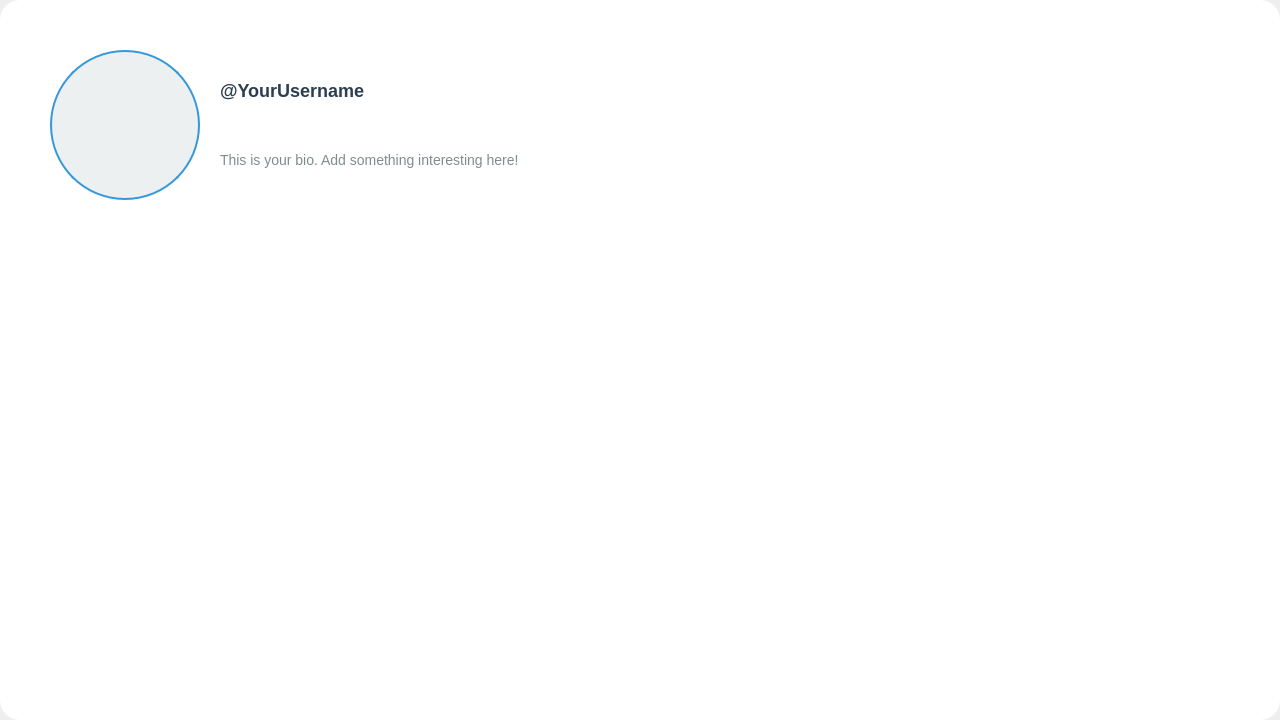
<?xml version="1.0" encoding="UTF-8"?>
<ui version="4.0">
 <class>MainWindow</class>
 <widget class="QMainWindow" name="MainWindow">
  <property name="geometry">
   <rect>
    <x>0</x>
    <y>0</y>
    <width>1280</width>
    <height>720</height>
   </rect>
  </property>
  <property name="windowTitle">
   <string>Profile</string>
  </property>
  <widget class="QWidget" name="centralwidget" native="true">
   <property name="styleSheet">
    <string notr="true">
    /* 设置背景和圆角边框 */
    background-color: white;
    border-radius: 20px;
    </string>
   </property>
   <widget class="QLabel" name="avatar">
    <property name="geometry">
     <rect>
      <x>50</x>
      <y>50</y>
      <width>150</width>
      <height>150</height>
     </rect>
    </property>
    <property name="styleSheet">
     <string notr="true">
     /* 圆形头像 */
     border-radius: 75px;
     border: 2px solid #3498db;
     background-color: #ecf0f1;
     </string>
    </property>
   </widget>
   <widget class="QLabel" name="username">
    <property name="geometry">
     <rect>
      <x>220</x>
      <y>70</y>
      <width>200</width>
      <height>40</height>
     </rect>
    </property>
    <property name="text">
     <string>@YourUsername</string>
    </property>
    <property name="styleSheet">
     <string notr="true">
     font-size: 18px;
     color: #2c3e50;
     font-weight: bold;
     </string>
    </property>
   </widget>
   <widget class="QLabel" name="bio">
    <property name="geometry">
     <rect>
      <x>220</x>
      <y>120</y>
      <width>400</width>
      <height>80</height>
     </rect>
    </property>
    <property name="text">
     <string>This is your bio. Add something interesting here!</string>
    </property>
    <property name="styleSheet">
     <string notr="true">
     font-size: 14px;
     color: #7f8c8d;
     </string>
    </property>
   </widget>
   <widget class="QScrollArea" name="postArea">
    <property name="geometry">
     <rect>
      <x>50</x>
      <y>250</y>
      <width>1180</width>
      <height>400</height>
     </rect>
    </property>
    <widget class="QWidget" name="scrollAreaWidgetContents" native="true">
     <property name="styleSheet">
      <string notr="true">
      border: none;
      </string>
     </property>
    </widget>
   </widget>
  </widget>
 </widget>
 <resources/>
 <connections/>
</ui>
